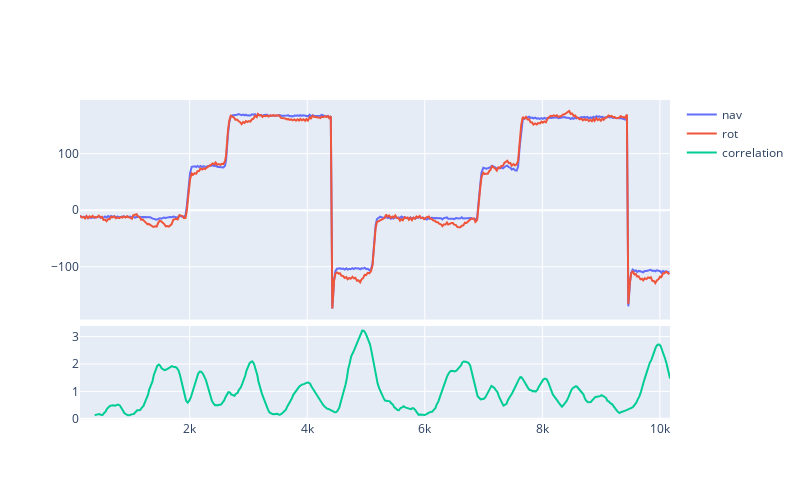

The notebook cell saved with this chart:
### Code cell
fig = go.Figure()
fig = make_subplots(
    rows=2, cols=1, shared_xaxes=True, vertical_spacing=0.02,
    row_heights = [0.7, 0.3],
)
fig.add_trace(go.Scatter(x=walker.pdr_df['idx'], y=np.rad2deg(walker.pdr_df['nav']),name="nav"), row=1, col=1)
fig.add_trace(go.Scatter(x=walker.pdr_df['idx'], y=np.rad2deg(walker.pdr_df['rot']),name="rot"), row=1, col=1)
fig.add_trace(go.Scatter(x=walker.correlation_df['idx'], y=walker.correlation_df['correlation'],name="correlation"), row=2, col=1)
fig.update_layout(
    width = 800,
    height = 500
)
fig.show()

### Figure 1 — Plotly figure (JSON) as saved in the notebook; plotly's stock layout.template omitted (floating-point values rounded to 4 significant figures; data arrays with more than 128 entries replaced by an {"elided": "..."} marker saying what was removed)
{"data": [{"name": "nav", "type": "scatter", "x": {"elided": "386 int values"}, "xaxis": "x", "y": {"elided": "386 float values"}, "yaxis": "y"}, {"name": "rot", "type": "scatter", "x": {"elided": "386 int values"}, "xaxis": "x", "y": {"elided": "386 float values"}, "yaxis": "y"}, {"name": "correlation", "type": "scatter", "x": {"elided": "377 int values"}, "xaxis": "x2", "y": {"elided": "377 float values"}, "yaxis": "y2"}], "layout": {"height": 500, "width": 800, "xaxis": {"anchor": "y", "domain": [0, 1], "matches": "x2", "showticklabels": false}, "xaxis2": {"anchor": "y2", "domain": [0, 1]}, "yaxis": {"anchor": "x", "domain": [0.314, 1]}, "yaxis2": {"anchor": "x2", "domain": [0, 0.294]}}}
